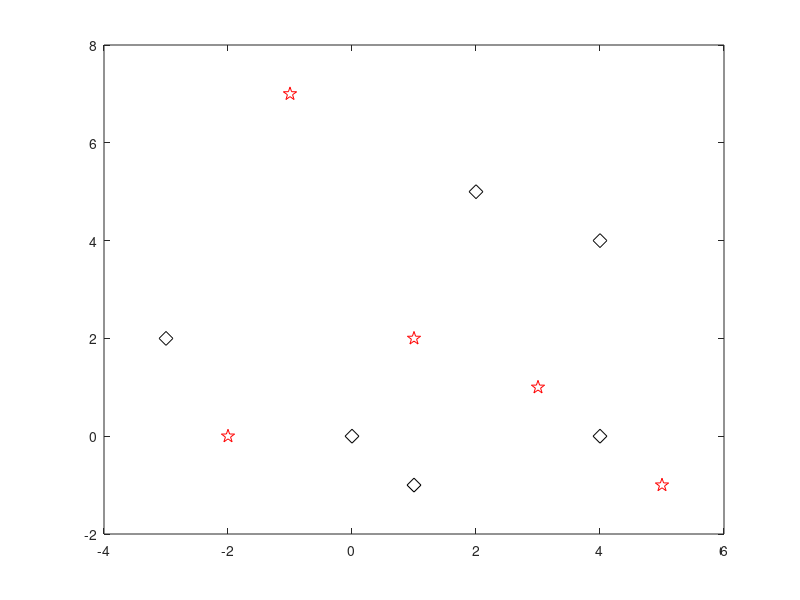

MATLAB code to generate this figure: (Note: this script raises an error after producing the figure.)
%multi-robot-target tracking based on the observability metric
clc

N=6; % the number of robot
M=5; % the number of target

pr=zeros(N,2); % the position of robot
pt=zeros(M,2); % position of  target

% a simple case to test the best matching
pr=[-3 2; 0 0; 1 -1; 4 0; 4 4; 2 5];
pt=[-2 0; 1 2; 3 1; 5 -1; -1 7];

% control input of target 
uo=[1 0];

% plot the robot and the target
figure(1);


plot (pr(:,1), pr(:,2), 'kd', 'MarkerSize',10), hold on
plot (pt(:,1), pt(:,2), 'rp', 'MarkerSize',10), hold on

axis([-4 6 -2 8]);

% plot (pr(1,1), pr(1,2), 'kd', 'MarkerSize',10), hold on
% txt1 = 's1';
% text(pr(1,1)-0.3, pr(1,2),txt1);
% 
% plot (pr(2,1), pr(2,2), 'kd','MarkerSize',10), hold on
% txt1 = 's2';
% text(pr(2,1)+0.2, pr(2,2),txt1);
% plot (pr(3,1), pr(3,2), 'kd','MarkerSize',10), hold on
% txt1 = 's3';
% text(pr(3,1), pr(3,2)+0.3,txt1);
% 
% plot (pt(1,1), pt(1,2), 'r*', 'MarkerSize',10), hold on
% txt1 = 't1';
% text(pt(1,1), pt(2,2)+1.3,txt1);
% 
% plot (pt(2,1), pt(2,2), 'r*','MarkerSize',10), hold on
% txt1 = 't2';
% text(pt(2,1), pt(2,2)+0.3,txt1);

%axis([-2 6 -2 6]);

uo_max=1; % the maximum control input of target, a prior known info.

% calculation of lower bounds of  inverse of condition number of the system
% including the control input, u_max

%ob_weight=invercond(pr,pt,uo_max,N,M);
ob_weight=invercond_u(pr,pt,uo,N,M);


% maximum matching
[val pairrobot_index target_index]=bipartite_matching(ob_weight);

% from the pairrobot_index and target_index to find 
% the best matching between pair and target
% establish match table, the first two are IDs of pair robots and the last
% is the ID of target
for i=1:size(pairrobot_index)
    match_table(i,:)=[fix((pairrobot_index(i)-1)/N)+1,mod(pairrobot_index(i)-1,N)+1,target_index(i)];
end


figure(2); clf; 
   axis equal; box on; hold on;
   axis([-4 6 -2 8]);
   plot (pr(:,1), pr(:,2), 'kd', 'MarkerSize',10), hold on
plot (pt(:,1), pt(:,2), 'rp', 'MarkerSize',10), hold on
for i=1:size(pairrobot_index)  
     plot([pr(match_table(i,1),1),pt(match_table(i,3),1)],[pr(match_table(i,1),2),pt(match_table(i,3),2)],'r:'), hold on
     plot([pr(match_table(i,2),1),pt(match_table(i,3),1)],[pr(match_table(i,2),2),pt(match_table(i,3),2)],'r:'), hold on
end
%    h(1) = covarianceEllipse([tarx_hat(1,k);tary_hat(1,k)],Sigma_hat(1:2,(2*k-1):2*k),[1 0 0],11.82);
%    h(2)=plot(tarx_hat(1,k),tary_hat(1,k),'rs','MarkerSize',8);
%    h(3)=plot(tarx_hat(1,1:k),tary_hat(1,1:k), 'r-');
%    h(4)=plot(tarxtrue(1,k),tarytrue(1,k),'bp','MarkerSize',8);
%    h(5)=plot(tarxtrue(1,1:k),tarytrue(1,1:k),'b-');
%    h(6)=plot(px,py,'kd','MarkerSize',8);
%    h(7)=plot ([px(id) tarx_hat(1,k)], [py(id) tary_hat(1,k)],':');
   %h(8)=plot ([px(pair_id(1,k)) tarx_hat(1,k)], [py(pair_id(1,k)) tary_hat(1,k)],':');
   legend('Sensor', 'Target');
   pause(0.1);

% %display the bipartite graph
%         s = [1 1 2 2 3 3 4 4 5 5 6 6 7 7 8 8 9 9];
%         t = [10 11 10 11 10 11 10 11 10 11 10 11 10 11 10 11 10 11];
%         weights = [ob_weight(1,:), ob_weight(2,:), ob_weight(3,:),...
%                         ob_weight(4,:), ob_weight(5,:), ob_weight(6,:),...
%                         ob_weight(7,:), ob_weight(8,:),ob_weight(9,:)];
%         names = {'(s1,s1)' '(s1,s2)' '(s1,s3)' '(s2,s1)' '(s2,s2)' '(s2,s3)','(s3,s1)' '(s3,s2)' '(s3,s3)','t1', 't2'};
%         st=[3 6];
%         tt=[11 10];
%         T=graph(st,tt);
%         G = graph(s,t,weights,names);
%         G.Edges
%         G.Nodes
%         figure (2)
%         h=plot(G,'EdgeLabel',G.Edges.Weight);
%         highlight(h,T,'EdgeColor','r','LineWidth',1.5);
%         h.XData(1:9) = 1;
%         h.XData(10:end) = 2;
%         h.YData(1:9) = linspace(0,2,9);
%         h.YData(10:end) = linspace(0,2,2);